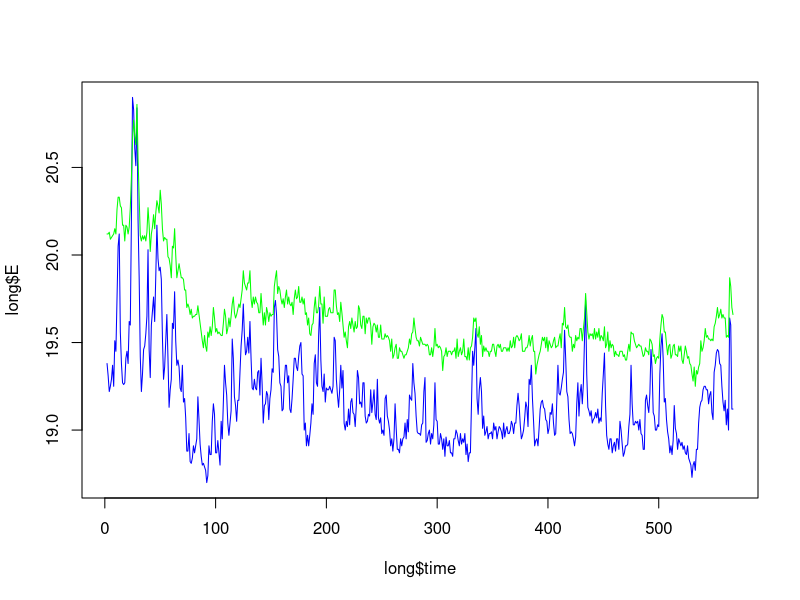
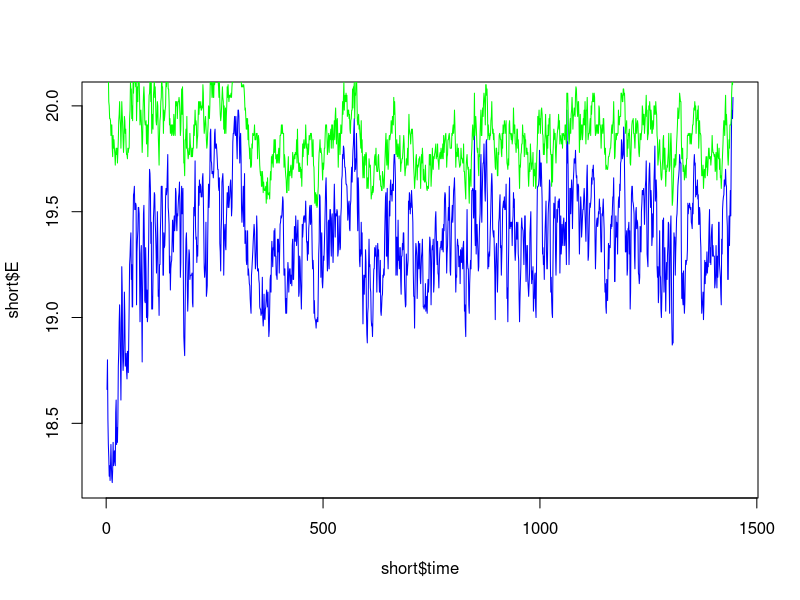

Write R code to recreate these figures, in order.
setwd("~/Documents/Projects/UAF/sap-flux/data/20161024_type_comparison/")
long = data.frame(read.csv("type_e01.csv"))
names(long) <- c("time", "T", "E") 
par(mfrow=c(1,1))
plot(long$time, long$E, col="blue", type='l', pch=1, cex=0.5)
lines(long$time, long$T, col="green", type='l', pch=1, cex=0.5)
var(long$E)
var(long$T)

short = data.frame(read.csv("type_e04.csv"))
names(short) <- c("time", "T", "E") 
par(mfrow=c(1,1))
plot(short$time, short$E, col="blue", type='l', pch=1, cex=0.5)
lines(short$time, short$T, col="green", type='l', pch=1, cex=0.5)
var(short$E)
var(long$E)
var(short$T)
var(long$T)

